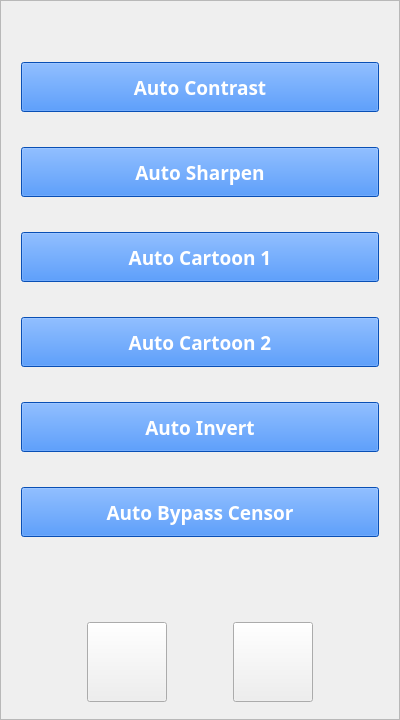
<?xml version="1.0" encoding="UTF-8"?>
<ui version="4.0">
 <class>Form</class>
 <widget class="QWidget" name="Form">
  <property name="geometry">
   <rect>
    <x>0</x>
    <y>0</y>
    <width>400</width>
    <height>720</height>
   </rect>
  </property>
  <property name="windowTitle">
   <string>Form</string>
  </property>
  <layout class="QHBoxLayout" name="horizontalLayout_2">
   <property name="leftMargin">
    <number>0</number>
   </property>
   <property name="topMargin">
    <number>0</number>
   </property>
   <property name="rightMargin">
    <number>0</number>
   </property>
   <property name="bottomMargin">
    <number>0</number>
   </property>
   <item>
    <widget class="QFrame" name="frame">
     <property name="maximumSize">
      <size>
       <width>9999</width>
       <height>9999</height>
      </size>
     </property>
     <property name="styleSheet">
      <string notr="true"/>
     </property>
     <property name="frameShape">
      <enum>QFrame::StyledPanel</enum>
     </property>
     <property name="frameShadow">
      <enum>QFrame::Raised</enum>
     </property>
     <layout class="QVBoxLayout" name="verticalLayout_3">
      <property name="spacing">
       <number>35</number>
      </property>
      <property name="leftMargin">
       <number>20</number>
      </property>
      <property name="topMargin">
       <number>45</number>
      </property>
      <property name="rightMargin">
       <number>20</number>
      </property>
      <property name="bottomMargin">
       <number>0</number>
      </property>
      <item>
       <layout class="QVBoxLayout" name="verticalLayout_2">
        <property name="spacing">
         <number>35</number>
        </property>
        <property name="rightMargin">
         <number>0</number>
        </property>
        <item>
         <widget class="QPushButton" name="contrast_btn">
          <property name="sizePolicy">
           <sizepolicy hsizetype="Expanding" vsizetype="Fixed">
            <horstretch>0</horstretch>
            <verstretch>0</verstretch>
           </sizepolicy>
          </property>
          <property name="maximumSize">
           <size>
            <width>16777215</width>
            <height>50</height>
           </size>
          </property>
          <property name="font">
           <font>
            <family>Segoe UI Black</family>
            <pointsize>14</pointsize>
            <bold>true</bold>
           </font>
          </property>
          <property name="styleSheet">
           <string notr="true">#MainWindow {
	background-color: #fff;
}

#MainWindow QPushButton {
	border: 5px solid #fff;
	border-radius: 8px;
    border: 5px solid #fff;
    padding: 1px 5px;
	min-width: 120px;
	min-height:35px;
}

#contrast_btn {
	color: #fff;
    background-color: #0d6efd;
}

#contrast_btn:hover {
	background-color: #0055ff;
}

#contrast_btn:pressed {
	border: 4px solid #98c1fe;
}

</string>
          </property>
          <property name="text">
           <string>Auto Contrast</string>
          </property>
         </widget>
        </item>
        <item>
         <widget class="QPushButton" name="sharpen_btn">
          <property name="sizePolicy">
           <sizepolicy hsizetype="Expanding" vsizetype="Fixed">
            <horstretch>0</horstretch>
            <verstretch>0</verstretch>
           </sizepolicy>
          </property>
          <property name="maximumSize">
           <size>
            <width>16777215</width>
            <height>50</height>
           </size>
          </property>
          <property name="font">
           <font>
            <family>Segoe UI Black</family>
            <pointsize>14</pointsize>
            <bold>true</bold>
           </font>
          </property>
          <property name="styleSheet">
           <string notr="true">#MainWindow {
	background-color: #fff;
}

#MainWindow QPushButton {
	border: 5px solid #fff;
	border-radius: 8px;
    border: 5px solid #fff;
    padding: 1px 5px;
	min-width: 120px;
	min-height:35px;
}

#sharpen_btn {
	color: #fff;
    background-color: #0d6efd;
}

#sharpen_btn:hover {
	background-color: #0055ff;
}

#sharpen_btn:pressed {
	border: 4px solid #98c1fe;
}
</string>
          </property>
          <property name="text">
           <string>Auto Sharpen</string>
          </property>
         </widget>
        </item>
        <item>
         <widget class="QPushButton" name="cartoon_btn">
          <property name="sizePolicy">
           <sizepolicy hsizetype="Expanding" vsizetype="Fixed">
            <horstretch>0</horstretch>
            <verstretch>0</verstretch>
           </sizepolicy>
          </property>
          <property name="maximumSize">
           <size>
            <width>16777215</width>
            <height>50</height>
           </size>
          </property>
          <property name="font">
           <font>
            <family>Segoe UI Black</family>
            <pointsize>14</pointsize>
            <bold>true</bold>
           </font>
          </property>
          <property name="styleSheet">
           <string notr="true">#MainWindow {
	background-color: #fff;
}

#MainWindow QPushButton {
	border: 5px solid #fff;
	border-radius: 8px;
    border: 5px solid #fff;
    padding: 1px 5px;
	min-width: 120px;
	min-height:35px;
}

#cartoon_btn {
	color: #fff;
    background-color: #0d6efd;
}

#cartoon_btn:hover {
	background-color: #0055ff;
}

#cartoon_btn:pressed {
	border: 4px solid #98c1fe;
}
</string>
          </property>
          <property name="text">
           <string>Auto Cartoon 1</string>
          </property>
         </widget>
        </item>
        <item>
         <widget class="QPushButton" name="cartoon_btn2">
          <property name="sizePolicy">
           <sizepolicy hsizetype="Expanding" vsizetype="Fixed">
            <horstretch>0</horstretch>
            <verstretch>0</verstretch>
           </sizepolicy>
          </property>
          <property name="maximumSize">
           <size>
            <width>16777215</width>
            <height>50</height>
           </size>
          </property>
          <property name="font">
           <font>
            <family>Segoe UI Black</family>
            <pointsize>14</pointsize>
            <bold>true</bold>
           </font>
          </property>
          <property name="styleSheet">
           <string notr="true">#MainWindow {
	background-color: #fff;
}

#MainWindow QPushButton {
	border: 5px solid #fff;
	border-radius: 8px;
    border: 5px solid #fff;
    padding: 1px 5px;
	min-width: 120px;
	min-height:35px;
}

#cartoon_btn2 {
	color: #fff;
    background-color: #0d6efd;
}

#cartoon_btn2:hover {
	background-color: #0055ff;
}

#cartoon_btn2:pressed {
	border: 4px solid #98c1fe;
}
</string>
          </property>
          <property name="text">
           <string>Auto Cartoon 2</string>
          </property>
         </widget>
        </item>
        <item>
         <widget class="QPushButton" name="invert_btn">
          <property name="sizePolicy">
           <sizepolicy hsizetype="Expanding" vsizetype="Fixed">
            <horstretch>0</horstretch>
            <verstretch>0</verstretch>
           </sizepolicy>
          </property>
          <property name="maximumSize">
           <size>
            <width>16777215</width>
            <height>50</height>
           </size>
          </property>
          <property name="font">
           <font>
            <family>Segoe UI Black</family>
            <pointsize>14</pointsize>
            <bold>true</bold>
           </font>
          </property>
          <property name="styleSheet">
           <string notr="true">#MainWindow {
	background-color: #fff;
}

#MainWindow QPushButton {
	border: 5px solid #fff;
	border-radius: 8px;
    border: 5px solid #fff;
    padding: 1px 5px;
	min-width: 120px;
	min-height:35px;
}

#invert_btn {
	color: #fff;
    background-color: #0d6efd;
}

#invert_btn:hover {
	background-color: #0055ff;
}

#invert_btn:pressed {
	border: 4px solid #98c1fe;
}
</string>
          </property>
          <property name="text">
           <string>Auto Invert</string>
          </property>
         </widget>
        </item>
        <item>
         <widget class="QPushButton" name="bypass_btn">
          <property name="sizePolicy">
           <sizepolicy hsizetype="Expanding" vsizetype="Fixed">
            <horstretch>0</horstretch>
            <verstretch>0</verstretch>
           </sizepolicy>
          </property>
          <property name="maximumSize">
           <size>
            <width>16777215</width>
            <height>50</height>
           </size>
          </property>
          <property name="font">
           <font>
            <family>Segoe UI Black</family>
            <pointsize>14</pointsize>
            <bold>true</bold>
           </font>
          </property>
          <property name="styleSheet">
           <string notr="true">#MainWindow {
	background-color: #fff;
}

#MainWindow QPushButton {
	border: 5px solid #fff;
	border-radius: 8px;
    border: 5px solid #fff;
    padding: 1px 5px;
	min-width: 120px;
	min-height:35px;
}

#bypass_btn {
	color: #fff;
    background-color: #0d6efd;
}

#bypass_btn:hover {
	background-color: #0055ff;
}

#byopass_btn:pressed {
	border: 4px solid #98c1fe;
}

</string>
          </property>
          <property name="text">
           <string>Auto Bypass Censor</string>
          </property>
         </widget>
        </item>
        <item>
         <spacer name="horizontalSpacer">
          <property name="orientation">
           <enum>Qt::Vertical</enum>
          </property>
          <property name="sizeType">
           <enum>QSizePolicy::Fixed</enum>
          </property>
          <property name="sizeHint" stdset="0">
           <size>
            <width>5</width>
            <height>50</height>
           </size>
          </property>
         </spacer>
        </item>
        <item>
         <layout class="QHBoxLayout" name="hbox3">
          <property name="spacing">
           <number>0</number>
          </property>
          <item>
           <widget class="QPushButton" name="y_btn">
            <property name="sizePolicy">
             <sizepolicy hsizetype="Maximum" vsizetype="Fixed">
              <horstretch>0</horstretch>
              <verstretch>0</verstretch>
             </sizepolicy>
            </property>
            <property name="maximumSize">
             <size>
              <width>80</width>
              <height>80</height>
             </size>
            </property>
            <property name="text">
             <string/>
            </property>
           </widget>
          </item>
          <item>
           <widget class="QPushButton" name="n_btn">
            <property name="sizePolicy">
             <sizepolicy hsizetype="Maximum" vsizetype="Fixed">
              <horstretch>0</horstretch>
              <verstretch>0</verstretch>
             </sizepolicy>
            </property>
            <property name="maximumSize">
             <size>
              <width>80</width>
              <height>80</height>
             </size>
            </property>
            <property name="text">
             <string/>
            </property>
           </widget>
          </item>
         </layout>
        </item>
       </layout>
      </item>
     </layout>
    </widget>
   </item>
  </layout>
 </widget>
 <resources/>
 <connections/>
</ui>
